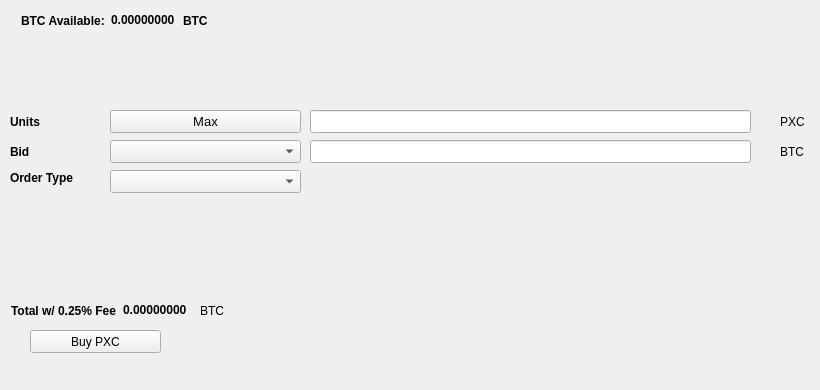
   <widget class="QWidget" name="BuyTab">
    <attribute name="title">
     <string>Buy</string>
    </attribute>
    <widget class="QPushButton" name="BuyPXC">
     <property name="geometry">
      <rect>
       <x>30</x>
       <y>330</y>
       <width>131</width>
       <height>23</height>
      </rect>
     </property>
     <property name="text">
      <string>Buy PXC</string>
     </property>
     <property name="icon">
      <iconset resource="../praxis.qrc">
       <normaloff>:/icons/bitcoin</normaloff>:/icons/bitcoin</iconset>
     </property>
    </widget>
    <widget class="QLabel" name="label_3">
     <property name="geometry">
      <rect>
       <x>10</x>
       <y>110</y>
       <width>46</width>
       <height>23</height>
      </rect>
     </property>
     <property name="font">
      <font>
       <weight>75</weight>
       <bold>true</bold>
      </font>
     </property>
     <property name="text">
      <string>Units</string>
     </property>
    </widget>
    <widget class="QLineEdit" name="UnitsInput">
     <property name="geometry">
      <rect>
       <x>310</x>
       <y>110</y>
       <width>441</width>
       <height>23</height>
      </rect>
     </property>
     <property name="font">
      <font>
       <pointsize>9</pointsize>
       <weight>75</weight>
       <bold>true</bold>
      </font>
     </property>
    </widget>
    <widget class="QLineEdit" name="BuyBidPriceEdit">
     <property name="geometry">
      <rect>
       <x>310</x>
       <y>140</y>
       <width>441</width>
       <height>23</height>
      </rect>
     </property>
     <property name="font">
      <font>
       <pointsize>9</pointsize>
       <weight>75</weight>
       <bold>true</bold>
      </font>
     </property>
    </widget>
    <widget class="QLabel" name="label_4">
     <property name="geometry">
      <rect>
       <x>780</x>
       <y>110</y>
       <width>31</width>
       <height>23</height>
      </rect>
     </property>
     <property name="text">
      <string>PXC</string>
     </property>
    </widget>
    <widget class="QLabel" name="label_5">
     <property name="geometry">
      <rect>
       <x>780</x>
       <y>140</y>
       <width>31</width>
       <height>23</height>
      </rect>
     </property>
     <property name="text">
      <string>BTC</string>
     </property>
    </widget>
    <widget class="QLabel" name="label_6">
     <property name="geometry">
      <rect>
       <x>10</x>
       <y>140</y>
       <width>46</width>
       <height>23</height>
      </rect>
     </property>
     <property name="font">
      <font>
       <weight>75</weight>
       <bold>true</bold>
      </font>
     </property>
     <property name="text">
      <string>Bid</string>
     </property>
    </widget>
    <widget class="QLabel" name="label_7">
     <property name="geometry">
      <rect>
       <x>10</x>
       <y>170</y>
       <width>91</width>
       <height>16</height>
      </rect>
     </property>
     <property name="font">
      <font>
       <weight>75</weight>
       <bold>true</bold>
      </font>
     </property>
     <property name="text">
      <string>Order Type</string>
     </property>
    </widget>
    <widget class="QPushButton" name="Buy_Max_Amount">
     <property name="geometry">
      <rect>
       <x>110</x>
       <y>110</y>
       <width>191</width>
       <height>23</height>
      </rect>
     </property>
     <property name="font">
      <font>
       <pointsize>10</pointsize>
      </font>
     </property>
     <property name="text">
      <string>Max</string>
     </property>
    </widget>
    <widget class="QComboBox" name="BuyBidcomboBox">
     <property name="geometry">
      <rect>
       <x>110</x>
       <y>140</y>
       <width>191</width>
       <height>23</height>
      </rect>
     </property>
     <property name="font">
      <font>
       <pointsize>10</pointsize>
      </font>
     </property>
    </widget>
    <widget class="QComboBox" name="buyOrdertypeCombo">
     <property name="geometry">
      <rect>
       <x>110</x>
       <y>170</y>
       <width>191</width>
       <height>23</height>
      </rect>
     </property>
     <property name="font">
      <font>
       <pointsize>10</pointsize>
      </font>
     </property>
    </widget>
    <widget class="QWidget" name="layoutWidget1">
     <property name="geometry">
      <rect>
       <x>21</x>
       <y>11</y>
       <width>227</width>
       <height>19</height>
      </rect>
     </property>
     <layout class="QHBoxLayout" name="horizontalLayout_3">
      <item>
       <widget class="QLabel" name="label232">
        <property name="font">
         <font>
          <weight>75</weight>
          <bold>true</bold>
         </font>
        </property>
        <property name="text">
         <string>BTC Available:</string>
        </property>
       </widget>
      </item>
      <item>
       <widget class="QLabel" name="BtcAvailableLbl">
        <property name="palette">
         <palette>
          <active>
           <colorrole role="WindowText">
            <brush brushstyle="SolidPattern">
             <color alpha="255">
              <red>0</red>
              <green>0</green>
              <blue>0</blue>
             </color>
            </brush>
           </colorrole>
           <colorrole role="Button">
            <brush brushstyle="SolidPattern">
             <color alpha="255">
              <red>0</red>
              <green>170</green>
              <blue>0</blue>
             </color>
            </brush>
           </colorrole>
           <colorrole role="Light">
            <brush brushstyle="SolidPattern">
             <color alpha="255">
              <red>0</red>
              <green>255</green>
              <blue>0</blue>
             </color>
            </brush>
           </colorrole>
           <colorrole role="Midlight">
            <brush brushstyle="SolidPattern">
             <color alpha="255">
              <red>0</red>
              <green>212</green>
              <blue>0</blue>
             </color>
            </brush>
           </colorrole>
           <colorrole role="Dark">
            <brush brushstyle="SolidPattern">
             <color alpha="255">
              <red>0</red>
              <green>85</green>
              <blue>0</blue>
             </color>
            </brush>
           </colorrole>
           <colorrole role="Mid">
            <brush brushstyle="SolidPattern">
             <color alpha="255">
              <red>0</red>
              <green>113</green>
              <blue>0</blue>
             </color>
            </brush>
           </colorrole>
           <colorrole role="Text">
            <brush brushstyle="SolidPattern">
             <color alpha="255">
              <red>0</red>
              <green>170</green>
              <blue>0</blue>
             </color>
            </brush>
           </colorrole>
           <colorrole role="BrightText">
            <brush brushstyle="SolidPattern">
             <color alpha="255">
              <red>255</red>
              <green>255</green>
              <blue>255</blue>
             </color>
            </brush>
           </colorrole>
           <colorrole role="ButtonText">
            <brush brushstyle="SolidPattern">
             <color alpha="255">
              <red>0</red>
              <green>0</green>
              <blue>0</blue>
             </color>
            </brush>
           </colorrole>
           <colorrole role="Base">
            <brush brushstyle="SolidPattern">
             <color alpha="255">
              <red>255</red>
              <green>255</green>
              <blue>255</blue>
             </color>
            </brush>
           </colorrole>
           <colorrole role="Window">
            <brush brushstyle="SolidPattern">
             <color alpha="255">
              <red>0</red>
              <green>170</green>
              <blue>0</blue>
             </color>
            </brush>
           </colorrole>
           <colorrole role="Shadow">
            <brush brushstyle="SolidPattern">
             <color alpha="255">
              <red>0</red>
              <green>0</green>
              <blue>0</blue>
             </color>
            </brush>
           </colorrole>
           <colorrole role="AlternateBase">
            <brush brushstyle="SolidPattern">
             <color alpha="255">
              <red>127</red>
              <green>212</green>
              <blue>127</blue>
             </color>
            </brush>
           </colorrole>
           <colorrole role="ToolTipBase">
            <brush brushstyle="SolidPattern">
             <color alpha="255">
              <red>255</red>
              <green>255</green>
              <blue>220</blue>
             </color>
            </brush>
           </colorrole>
           <colorrole role="ToolTipText">
            <brush brushstyle="SolidPattern">
             <color alpha="255">
              <red>0</red>
              <green>0</green>
              <blue>0</blue>
             </color>
            </brush>
           </colorrole>
          </active>
          <inactive>
           <colorrole role="WindowText">
            <brush brushstyle="SolidPattern">
             <color alpha="255">
              <red>0</red>
              <green>0</green>
              <blue>0</blue>
             </color>
            </brush>
           </colorrole>
           <colorrole role="Button">
            <brush brushstyle="SolidPattern">
             <color alpha="255">
              <red>0</red>
              <green>170</green>
              <blue>0</blue>
             </color>
            </brush>
           </colorrole>
           <colorrole role="Light">
            <brush brushstyle="SolidPattern">
             <color alpha="255">
              <red>0</red>
              <green>255</green>
              <blue>0</blue>
             </color>
            </brush>
           </colorrole>
           <colorrole role="Midlight">
            <brush brushstyle="SolidPattern">
             <color alpha="255">
              <red>0</red>
              <green>212</green>
              <blue>0</blue>
             </color>
            </brush>
           </colorrole>
           <colorrole role="Dark">
            <brush brushstyle="SolidPattern">
             <color alpha="255">
              <red>0</red>
              <green>85</green>
              <blue>0</blue>
             </color>
            </brush>
           </colorrole>
           <colorrole role="Mid">
            <brush brushstyle="SolidPattern">
             <color alpha="255">
              <red>0</red>
              <green>113</green>
              <blue>0</blue>
             </color>
            </brush>
           </colorrole>
           <colorrole role="Text">
            <brush brushstyle="SolidPattern">
             <color alpha="255">
              <red>0</red>
              <green>170</green>
              <blue>0</blue>
             </color>
            </brush>
           </colorrole>
           <colorrole role="BrightText">
            <brush brushstyle="SolidPattern">
             <color alpha="255">
              <red>255</red>
              <green>255</green>
              <blue>255</blue>
             </color>
            </brush>
           </colorrole>
           <colorrole role="ButtonText">
            <brush brushstyle="SolidPattern">
             <color alpha="255">
              <red>0</red>
              <green>0</green>
              <blue>0</blue>
             </color>
            </brush>
           </colorrole>
           <colorrole role="Base">
            <brush brushstyle="SolidPattern">
             <color alpha="255">
              <red>255</red>
              <green>255</green>
              <blue>255</blue>
             </color>
            </brush>
           </colorrole>
           <colorrole role="Window">
            <brush brushstyle="SolidPattern">
             <color alpha="255">
              <red>0</red>
              <green>170</green>
              <blue>0</blue>
             </color>
            </brush>
           </colorrole>
           <colorrole role="Shadow">
            <brush brushstyle="SolidPattern">
             <color alpha="255">
              <red>0</red>
              <green>0</green>
              <blue>0</blue>
             </color>
            </brush>
           </colorrole>
           <colorrole role="AlternateBase">
            <brush brushstyle="SolidPattern">
             <color alpha="255">
              <red>127</red>
              <green>212</green>
              <blue>127</blue>
             </color>
            </brush>
           </colorrole>
           <colorrole role="ToolTipBase">
            <brush brushstyle="SolidPattern">
             <color alpha="255">
              <red>255</red>
              <green>255</green>
              <blue>220</blue>
             </color>
            </brush>
           </colorrole>
           <colorrole role="ToolTipText">
            <brush brushstyle="SolidPattern">
             <color alpha="255">
              <red>0</red>
              <green>0</green>
              <blue>0</blue>
             </color>
            </brush>
           </colorrole>
          </inactive>
          <disabled>
           <colorrole role="WindowText">
            <brush brushstyle="SolidPattern">
             <color alpha="255">
              <red>0</red>
              <green>85</green>
              <blue>0</blue>
             </color>
            </brush>
           </colorrole>
           <colorrole role="Button">
            <brush brushstyle="SolidPattern">
             <color alpha="255">
              <red>0</red>
              <green>170</green>
              <blue>0</blue>
             </color>
            </brush>
           </colorrole>
           <colorrole role="Light">
            <brush brushstyle="SolidPattern">
             <color alpha="255">
              <red>0</red>
              <green>255</green>
              <blue>0</blue>
             </color>
            </brush>
           </colorrole>
           <colorrole role="Midlight">
            <brush brushstyle="SolidPattern">
             <color alpha="255">
              <red>0</red>
              <green>212</green>
              <blue>0</blue>
             </color>
            </brush>
           </colorrole>
           <colorrole role="Dark">
            <brush brushstyle="SolidPattern">
             <color alpha="255">
              <red>0</red>
              <green>85</green>
              <blue>0</blue>
             </color>
            </brush>
           </colorrole>
           <colorrole role="Mid">
            <brush brushstyle="SolidPattern">
             <color alpha="255">
              <red>0</red>
              <green>113</green>
              <blue>0</blue>
             </color>
            </brush>
           </colorrole>
           <colorrole role="Text">
            <brush brushstyle="SolidPattern">
             <color alpha="255">
              <red>0</red>
              <green>85</green>
              <blue>0</blue>
             </color>
            </brush>
           </colorrole>
           <colorrole role="BrightText">
            <brush brushstyle="SolidPattern">
             <color alpha="255">
              <red>255</red>
              <green>255</green>
              <blue>255</blue>
             </color>
            </brush>
           </colorrole>
           <colorrole role="ButtonText">
            <brush brushstyle="SolidPattern">
             <color alpha="255">
              <red>0</red>
              <green>85</green>
              <blue>0</blue>
             </color>
            </brush>
           </colorrole>
           <colorrole role="Base">
            <brush brushstyle="SolidPattern">
             <color alpha="255">
              <red>0</red>
              <green>170</green>
              <blue>0</blue>
             </color>
            </brush>
           </colorrole>
           <colorrole role="Window">
            <brush brushstyle="SolidPattern">
             <color alpha="255">
              <red>0</red>
              <green>170</green>
              <blue>0</blue>
             </color>
            </brush>
           </colorrole>
           <colorrole role="Shadow">
            <brush brushstyle="SolidPattern">
             <color alpha="255">
              <red>0</red>
              <green>0</green>
              <blue>0</blue>
             </color>
            </brush>
           </colorrole>
           <colorrole role="AlternateBase">
            <brush brushstyle="SolidPattern">
             <color alpha="255">
              <red>0</red>
              <green>170</green>
              <blue>0</blue>
             </color>
            </brush>
           </colorrole>
           <colorrole role="ToolTipBase">
            <brush brushstyle="SolidPattern">
             <color alpha="255">
              <red>255</red>
              <green>255</green>
              <blue>220</blue>
             </color>
            </brush>
           </colorrole>
           <colorrole role="ToolTipText">
            <brush brushstyle="SolidPattern">
             <color alpha="255">
              <red>0</red>
              <green>0</green>
              <blue>0</blue>
             </color>
            </brush>
           </colorrole>
          </disabled>
         </palette>
        </property>
        <property name="font">
         <font>
          <weight>75</weight>
          <bold>true</bold>
         </font>
        </property>
        <property name="text">
         <string>0.00000000</string>
        </property>
        <property name="textInteractionFlags">
         <set>Qt::LinksAccessibleByMouse|Qt::TextSelectableByKeyboard|Qt::TextSelectableByMouse</set>
        </property>
       </widget>
      </item>
      <item>
       <widget class="QLabel" name="BtcAvailableLbl_2">
        <property name="font">
         <font>
          <weight>75</weight>
          <bold>true</bold>
         </font>
        </property>
        <property name="text">
         <string>BTC</string>
        </property>
       </widget>
      </item>
     </layout>
    </widget>
    <widget class="QWidget" name="layoutWidge2">
     <property name="geometry">
      <rect>
       <x>11</x>
       <y>301</y>
       <width>259</width>
       <height>19</height>
      </rect>
     </property>
     <layout class="QHBoxLayout" name="horizontalLayout_4">
      <item>
       <widget class="QLabel" name="label_9">
        <property name="font">
         <font>
          <weight>75</weight>
          <bold>true</bold>
         </font>
        </property>
        <property name="text">
         <string>Total w/ 0.25% Fee</string>
        </property>
       </widget>
      </item>
      <item>
       <widget class="QLabel" name="BuyCostLabel">
        <property name="palette">
         <palette>
          <active>
           <colorrole role="WindowText">
            <brush brushstyle="SolidPattern">
             <color alpha="255">
              <red>0</red>
              <green>0</green>
              <blue>0</blue>
             </color>
            </brush>
           </colorrole>
           <colorrole role="Button">
            <brush brushstyle="SolidPattern">
             <color alpha="255">
              <red>0</red>
              <green>170</green>
              <blue>0</blue>
             </color>
            </brush>
           </colorrole>
           <colorrole role="Light">
            <brush brushstyle="SolidPattern">
             <color alpha="255">
              <red>0</red>
              <green>255</green>
              <blue>0</blue>
             </color>
            </brush>
           </colorrole>
           <colorrole role="Midlight">
            <brush brushstyle="SolidPattern">
             <color alpha="255">
              <red>0</red>
              <green>212</green>
              <blue>0</blue>
             </color>
            </brush>
           </colorrole>
           <colorrole role="Dark">
            <brush brushstyle="SolidPattern">
             <color alpha="255">
              <red>0</red>
              <green>85</green>
              <blue>0</blue>
             </color>
            </brush>
           </colorrole>
           <colorrole role="Mid">
            <brush brushstyle="SolidPattern">
             <color alpha="255">
              <red>0</red>
              <green>113</green>
              <blue>0</blue>
             </color>
            </brush>
           </colorrole>
           <colorrole role="Text">
            <brush brushstyle="SolidPattern">
             <color alpha="255">
              <red>0</red>
              <green>170</green>
              <blue>0</blue>
             </color>
            </brush>
           </colorrole>
           <colorrole role="BrightText">
            <brush brushstyle="SolidPattern">
             <color alpha="255">
              <red>255</red>
              <green>255</green>
              <blue>255</blue>
             </color>
            </brush>
           </colorrole>
           <colorrole role="ButtonText">
            <brush brushstyle="SolidPattern">
             <color alpha="255">
              <red>0</red>
              <green>0</green>
              <blue>0</blue>
             </color>
            </brush>
           </colorrole>
           <colorrole role="Base">
            <brush brushstyle="SolidPattern">
             <color alpha="255">
              <red>255</red>
              <green>255</green>
              <blue>255</blue>
             </color>
            </brush>
           </colorrole>
           <colorrole role="Window">
            <brush brushstyle="SolidPattern">
             <color alpha="255">
              <red>0</red>
              <green>170</green>
              <blue>0</blue>
             </color>
            </brush>
           </colorrole>
           <colorrole role="Shadow">
            <brush brushstyle="SolidPattern">
             <color alpha="255">
              <red>0</red>
              <green>0</green>
              <blue>0</blue>
             </color>
            </brush>
           </colorrole>
           <colorrole role="AlternateBase">
            <brush brushstyle="SolidPattern">
             <color alpha="255">
              <red>127</red>
              <green>212</green>
              <blue>127</blue>
             </color>
            </brush>
           </colorrole>
           <colorrole role="ToolTipBase">
            <brush brushstyle="SolidPattern">
             <color alpha="255">
              <red>255</red>
              <green>255</green>
              <blue>220</blue>
             </color>
            </brush>
           </colorrole>
           <colorrole role="ToolTipText">
            <brush brushstyle="SolidPattern">
             <color alpha="255">
              <red>0</red>
              <green>0</green>
              <blue>0</blue>
             </color>
            </brush>
           </colorrole>
          </active>
          <inactive>
           <colorrole role="WindowText">
            <brush brushstyle="SolidPattern">
             <color alpha="255">
              <red>0</red>
              <green>0</green>
              <blue>0</blue>
             </color>
            </brush>
           </colorrole>
           <colorrole role="Button">
            <brush brushstyle="SolidPattern">
             <color alpha="255">
              <red>0</red>
              <green>170</green>
              <blue>0</blue>
             </color>
            </brush>
           </colorrole>
           <colorrole role="Light">
            <brush brushstyle="SolidPattern">
             <color alpha="255">
              <red>0</red>
              <green>255</green>
              <blue>0</blue>
             </color>
            </brush>
           </colorrole>
           <colorrole role="Midlight">
            <brush brushstyle="SolidPattern">
             <color alpha="255">
              <red>0</red>
              <green>212</green>
              <blue>0</blue>
             </color>
            </brush>
           </colorrole>
           <colorrole role="Dark">
            <brush brushstyle="SolidPattern">
             <color alpha="255">
              <red>0</red>
              <green>85</green>
              <blue>0</blue>
             </color>
            </brush>
           </colorrole>
           <colorrole role="Mid">
            <brush brushstyle="SolidPattern">
             <color alpha="255">
              <red>0</red>
              <green>113</green>
              <blue>0</blue>
             </color>
            </brush>
           </colorrole>
           <colorrole role="Text">
            <brush brushstyle="SolidPattern">
             <color alpha="255">
              <red>0</red>
              <green>170</green>
              <blue>0</blue>
             </color>
            </brush>
           </colorrole>
           <colorrole role="BrightText">
            <brush brushstyle="SolidPattern">
             <color alpha="255">
              <red>255</red>
              <green>255</green>
              <blue>255</blue>
             </color>
            </brush>
           </colorrole>
           <colorrole role="ButtonText">
            <brush brushstyle="SolidPattern">
             <color alpha="255">
              <red>0</red>
              <green>0</green>
              <blue>0</blue>
             </color>
            </brush>
           </colorrole>
           <colorrole role="Base">
            <brush brushstyle="SolidPattern">
             <color alpha="255">
              <red>255</red>
              <green>255</green>
              <blue>255</blue>
             </color>
            </brush>
           </colorrole>
           <colorrole role="Window">
            <brush brushstyle="SolidPattern">
             <color alpha="255">
              <red>0</red>
              <green>170</green>
              <blue>0</blue>
             </color>
            </brush>
           </colorrole>
           <colorrole role="Shadow">
            <brush brushstyle="SolidPattern">
             <color alpha="255">
              <red>0</red>
              <green>0</green>
              <blue>0</blue>
             </color>
            </brush>
           </colorrole>
           <colorrole role="AlternateBase">
            <brush brushstyle="SolidPattern">
             <color alpha="255">
              <red>127</red>
              <green>212</green>
              <blue>127</blue>
             </color>
            </brush>
           </colorrole>
           <colorrole role="ToolTipBase">
            <brush brushstyle="SolidPattern">
             <color alpha="255">
              <red>255</red>
              <green>255</green>
              <blue>220</blue>
             </color>
            </brush>
           </colorrole>
           <colorrole role="ToolTipText">
            <brush brushstyle="SolidPattern">
             <color alpha="255">
              <red>0</red>
              <green>0</green>
              <blue>0</blue>
             </color>
            </brush>
           </colorrole>
          </inactive>
          <disabled>
           <colorrole role="WindowText">
            <brush brushstyle="SolidPattern">
             <color alpha="255">
              <red>0</red>
              <green>85</green>
              <blue>0</blue>
             </color>
            </brush>
           </colorrole>
           <colorrole role="Button">
            <brush brushstyle="SolidPattern">
             <color alpha="255">
              <red>0</red>
              <green>170</green>
              <blue>0</blue>
             </color>
            </brush>
           </colorrole>
           <colorrole role="Light">
            <brush brushstyle="SolidPattern">
             <color alpha="255">
              <red>0</red>
              <green>255</green>
              <blue>0</blue>
             </color>
            </brush>
           </colorrole>
           <colorrole role="Midlight">
            <brush brushstyle="SolidPattern">
             <color alpha="255">
              <red>0</red>
              <green>212</green>
              <blue>0</blue>
             </color>
            </brush>
           </colorrole>
           <colorrole role="Dark">
            <brush brushstyle="SolidPattern">
             <color alpha="255">
              <red>0</red>
              <green>85</green>
              <blue>0</blue>
             </color>
            </brush>
           </colorrole>
           <colorrole role="Mid">
            <brush brushstyle="SolidPattern">
             <color alpha="255">
              <red>0</red>
              <green>113</green>
              <blue>0</blue>
             </color>
            </brush>
           </colorrole>
           <colorrole role="Text">
            <brush brushstyle="SolidPattern">
             <color alpha="255">
              <red>0</red>
              <green>85</green>
              <blue>0</blue>
             </color>
            </brush>
           </colorrole>
           <colorrole role="BrightText">
            <brush brushstyle="SolidPattern">
             <color alpha="255">
              <red>255</red>
              <green>255</green>
              <blue>255</blue>
             </color>
            </brush>
           </colorrole>
           <colorrole role="ButtonText">
            <brush brushstyle="SolidPattern">
             <color alpha="255">
              <red>0</red>
              <green>85</green>
              <blue>0</blue>
             </color>
            </brush>
           </colorrole>
           <colorrole role="Base">
            <brush brushstyle="SolidPattern">
             <color alpha="255">
              <red>0</red>
              <green>170</green>
              <blue>0</blue>
             </color>
            </brush>
           </colorrole>
           <colorrole role="Window">
            <brush brushstyle="SolidPattern">
             <color alpha="255">
              <red>0</red>
              <green>170</green>
              <blue>0</blue>
             </color>
            </brush>
           </colorrole>
           <colorrole role="Shadow">
            <brush brushstyle="SolidPattern">
             <color alpha="255">
              <red>0</red>
              <green>0</green>
              <blue>0</blue>
             </color>
            </brush>
           </colorrole>
           <colorrole role="AlternateBase">
            <brush brushstyle="SolidPattern">
             <color alpha="255">
              <red>0</red>
              <green>170</green>
              <blue>0</blue>
             </color>
            </brush>
           </colorrole>
           <colorrole role="ToolTipBase">
            <brush brushstyle="SolidPattern">
             <color alpha="255">
              <red>255</red>
              <green>255</green>
              <blue>220</blue>
             </color>
            </brush>
           </colorrole>
           <colorrole role="ToolTipText">
            <brush brushstyle="SolidPattern">
             <color alpha="255">
              <red>0</red>
              <green>0</green>
              <blue>0</blue>
             </color>
            </brush>
           </colorrole>
          </disabled>
         </palette>
        </property>
        <property name="font">
         <font>
          <weight>75</weight>
          <bold>true</bold>
         </font>
        </property>
        <property name="autoFillBackground">
         <bool>false</bool>
        </property>
        <property name="text">
         <string>0.00000000</string>
        </property>
        <property name="textInteractionFlags">
         <set>Qt::LinksAccessibleByMouse|Qt::TextSelectableByMouse</set>
        </property>
       </widget>
      </item>
      <item>
       <widget class="QLabel" name="label_10">
        <property name="font">
         <font>
          <weight>50</weight>
          <bold>false</bold>
         </font>
        </property>
        <property name="text">
         <string>BTC</string>
        </property>
       </widget>
      </item>
     </layout>
    </widget>
    <widget class="QLabel" name="label_24">
     <property name="geometry">
      <rect>
       <x>460</x>
       <y>300</y>
       <width>281</width>
       <height>81</height>
      </rect>
     </property>
     <property name="text">
      <string/>
     </property>
     <property name="pixmap">
      <pixmap>:/images/bittrex</pixmap>
     </property>
    </widget>
   </widget>
